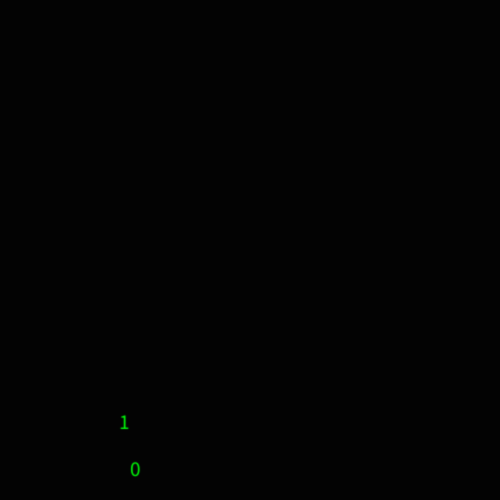
Frame 1 (no input)
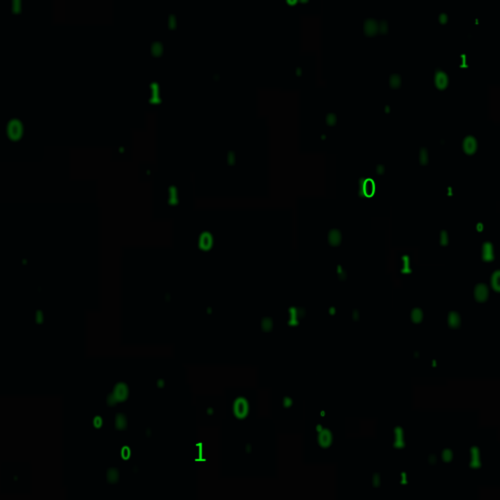
Frame 60 (the mouse pressed at the canvas centre just before this capture)
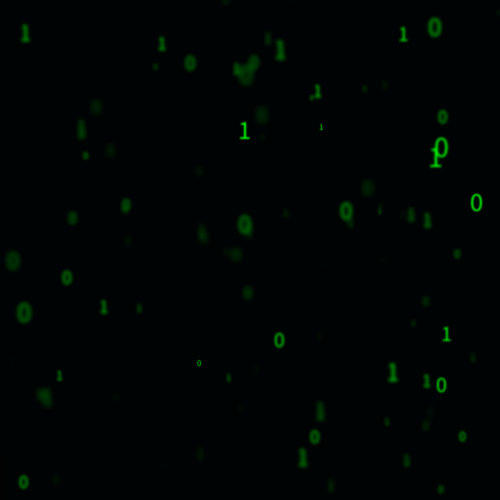
Frame 120 (the mouse held since frame 60 and released just before this capture)

The Processing sketch that drew these frames (run headless with seeded random() and noise(); from frame 60 on, the mouse is pressed at the canvas centre):

// Processing sketch: filtro_blur_em_texto
// ── filtro_blur_em_texto.pde
int x=0;
int y=1;
void setup() {
  size(500,500);
  background(3);
  
}
void draw() {
  fill(0, 255, 9);
  textSize(random(5, 30));
 
  text(x, random(0, width), random(0, height));
  text(y, random(0, width), random(0, height));
  filter(BLUR, 0.6);
}
